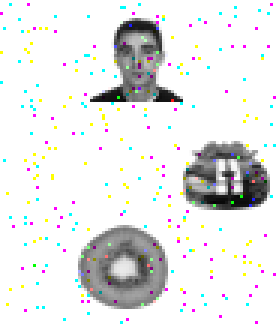
%> input picture attention/apps/IT/img-01.png, 92 x 108 px (shown 3 times larger)
$ octave --eval "result = cleanup(imread('../../../../attention/apps/IT/img-01.png'));"   (GNU Octave 9; MATLAB toolbox functions it lacks are replaced by stand-ins)
%> lines starting %> are read from the running program, lines starting %| are printed output that depends on the picture
### tags/LeavesRelease0/code/rescaleHeight.m
%--------------------------------------------------------
%
%sharat@mit.edu
function out=rescaleHeight(img,newHt)
%> called with newHt = 400
    [ht,wt,d]=size(img);
%> ht = 108; wt = 92; d = 3
    newWt    =ceil(newHt/ht*wt);
%> newWt = 341
    out      =imresize(img,[newHt newWt],'bicubic');
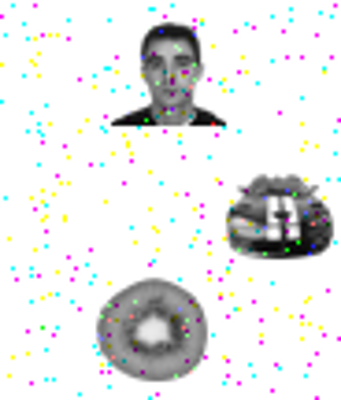
%> out: size 400x341x3 uint8; mean R, G, B 229.8, 230.3, 230


### tags/LeavesRelease0/leaves/code/cleanup.m
function [out,shape,fg]=cleanup(input)
   global gDEBUG
   img    =rescaleHeight(input,400);
   htScale=size(input,1)/size(img,1);
%> htScale = 0.27
   wtScale=size(input,2)/size(img,2);
%> wtScale = 0.27
   %------------------------
   %compute foreground
   img  =imerode(img,ones(3,3));
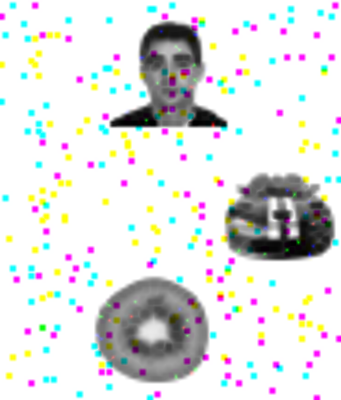
%> img: size 400x341x3 uint8; mean R, G, B 223.5, 224.1, 223.6
   img  =imerode(img,ones(3,3));
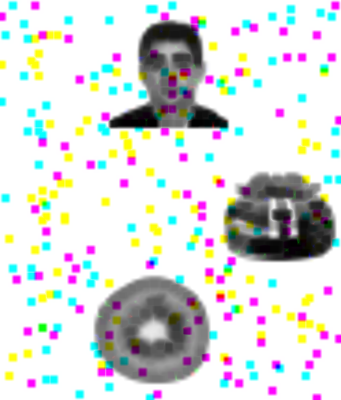
%> img: size 400x341x3 uint8; mean R, G, B 216.1, 217.1, 216.2
   img  =imerode(img,ones(3,3));
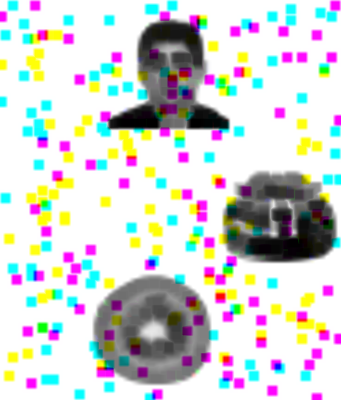
%> img: size 400x341x3 uint8; mean R, G, B 207.9, 209.3, 208
%> (the run ends here)

$ run again, on attention/apps/IT/img-04.png
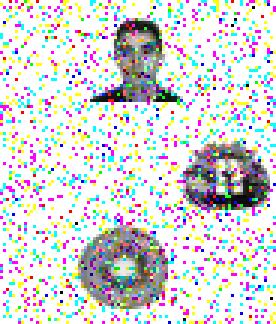
%> input picture attention/apps/IT/img-04.png, 92 x 108 px (shown 3 times larger)
%> in rescaleHeight, `out      =imresize(img,[newHt newWt],'bicubic');`:
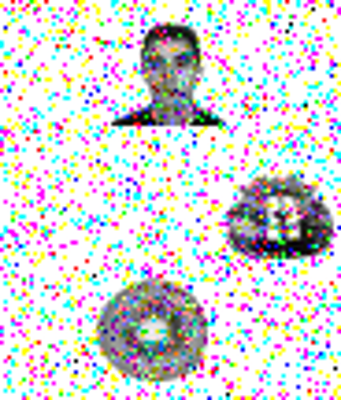
%> out: size 400x341x3 uint8; mean R, G, B 213.6, 213.1, 213.7
%> in cleanup, `img  =imerode(img,ones(3,3));`:
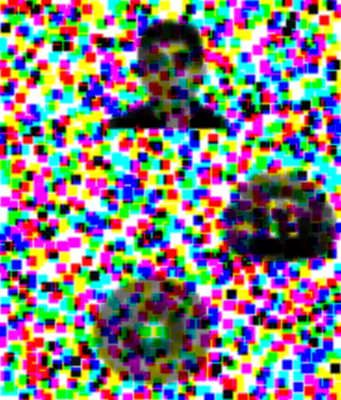
%> img: size 400x341x3 uint8; mean R, G, B 129.8, 126.7, 127.7

$ run again, on attention/apps/IT/img.png
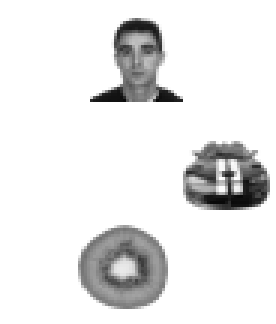
%> input picture attention/apps/IT/img.png, 92 x 108 px (shown 3 times larger)
%> in rescaleHeight, `out      =imresize(img,[newHt newWt],'bicubic');`:
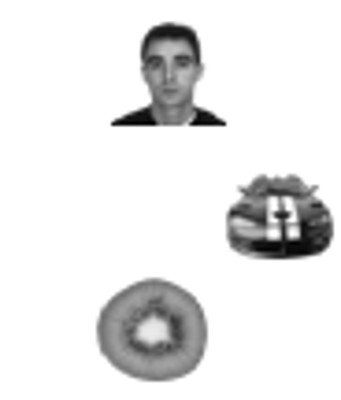
%> out: size 400x341x3 uint8; min 0, max 255, mean 232.5
%> in cleanup, `img  =imerode(img,ones(3,3));`:
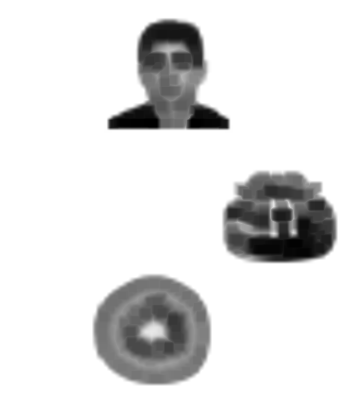
%> img: size 400x341x3 uint8; min 0, max 255, mean 223.6
